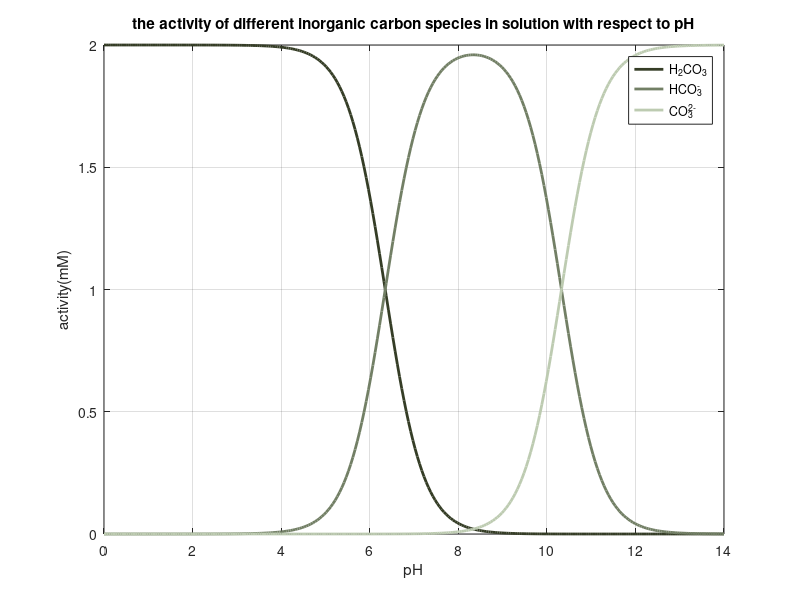

MATLAB code for this plot:
% 碳酸的第一和第二解离常数
K1 = 10^(-6.35); % 第一解离常数
K2 = 10^(-10.33); % 第二解离常数

% 总无机碳浓度 c (mol/L)
c = 2; 

% pH范围
pH_values = linspace(0, 14, 280); % 从0到14，共280个点

% 初始化数组保存结果
a_H2CO3 = zeros(size(pH_values));
a_HCO3 = zeros(size(pH_values));
a_CO3 = zeros(size(pH_values));

for i = 1:length(pH_values)
    pH = pH_values(i);
    H_concentration = 10^(-pH); % 氢离子浓度
    
    % 统一分母 D
    D = 10^(-2*pH) + K1 * H_concentration + K1*K2;
    
    % 各物种活度计算
    a_H2CO3(i) = c * 10^(-2*pH) / D;
    a_HCO3(i) = c * K1 * H_concentration / D;
    a_CO3(i) = c * K1 * K2 / D;
end

% 创建一个新的图形窗口
figure;

plot(pH_values, a_H2CO3, 'Color', [53/255 61/255 38/255], 'LineWidth', 2, 'DisplayName', 'H_2CO_3');
hold on;
plot(pH_values, a_HCO3, 'Color', [114/255 127/255 101/255], 'LineWidth', 2, 'DisplayName', 'HCO_3^-');
plot(pH_values, a_CO3, 'Color', [189/255 203/255 177/255], 'LineWidth', 2, 'DisplayName', 'CO_3^{2-}');

% 添加图例、标题和轴标签
xlabel('pH');
ylabel('activity(mM)');
title('the activity of different inorganic carbon species in solution with respect to pH');
legend show;

% 显示网格线
grid on;

% 结束保持当前图形的状态
hold off;
